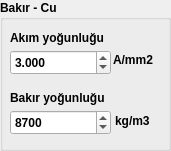
     <widget class="QGroupBox" name="groupBox_52">
      <property name="geometry">
       <rect>
        <x>0</x>
        <y>10</y>
        <width>171</width>
        <height>151</height>
       </rect>
      </property>
      <property name="sizePolicy">
       <sizepolicy hsizetype="Preferred" vsizetype="Preferred">
        <horstretch>0</horstretch>
        <verstretch>0</verstretch>
       </sizepolicy>
      </property>
      <property name="font">
       <font>
        <weight>75</weight>
        <bold>true</bold>
       </font>
      </property>
      <property name="title">
       <string>Bakır - Cu</string>
      </property>
      <widget class="QLabel" name="label_62">
       <property name="geometry">
        <rect>
         <x>10</x>
         <y>30</y>
         <width>111</width>
         <height>16</height>
        </rect>
       </property>
       <property name="text">
        <string>Akım yoğunluğu</string>
       </property>
       <property name="textFormat">
        <enum>Qt::RichText</enum>
       </property>
       <property name="scaledContents">
        <bool>false</bool>
       </property>
      </widget>
      <widget class="QDoubleSpinBox" name="doubleSpinBox_58">
       <property name="geometry">
        <rect>
         <x>10</x>
         <y>50</y>
         <width>101</width>
         <height>25</height>
        </rect>
       </property>
       <property name="decimals">
        <number>3</number>
       </property>
       <property name="singleStep">
        <double>0.500000000000000</double>
       </property>
       <property name="value">
        <double>3.000000000000000</double>
       </property>
      </widget>
      <widget class="QLabel" name="label_68">
       <property name="geometry">
        <rect>
         <x>10</x>
         <y>90</y>
         <width>111</width>
         <height>16</height>
        </rect>
       </property>
       <property name="text">
        <string>Bakır yoğunluğu</string>
       </property>
       <property name="textFormat">
        <enum>Qt::RichText</enum>
       </property>
       <property name="scaledContents">
        <bool>false</bool>
       </property>
      </widget>
      <widget class="QDoubleSpinBox" name="doubleSpinBox_59">
       <property name="geometry">
        <rect>
         <x>10</x>
         <y>110</y>
         <width>101</width>
         <height>25</height>
        </rect>
       </property>
       <property name="decimals">
        <number>0</number>
       </property>
       <property name="maximum">
        <double>99999.000000000000000</double>
       </property>
       <property name="value">
        <double>8700.000000000000000</double>
       </property>
      </widget>
      <widget class="QLabel" name="label_87">
       <property name="geometry">
        <rect>
         <x>113</x>
         <y>52</y>
         <width>51</width>
         <height>16</height>
        </rect>
       </property>
       <property name="text">
        <string>A/mm2</string>
       </property>
       <property name="textFormat">
        <enum>Qt::RichText</enum>
       </property>
       <property name="scaledContents">
        <bool>false</bool>
       </property>
      </widget>
      <widget class="QLabel" name="label_88">
       <property name="geometry">
        <rect>
         <x>115</x>
         <y>113</y>
         <width>51</width>
         <height>16</height>
        </rect>
       </property>
       <property name="text">
        <string>kg/m3</string>
       </property>
       <property name="textFormat">
        <enum>Qt::RichText</enum>
       </property>
       <property name="scaledContents">
        <bool>false</bool>
       </property>
      </widget>
     </widget>
